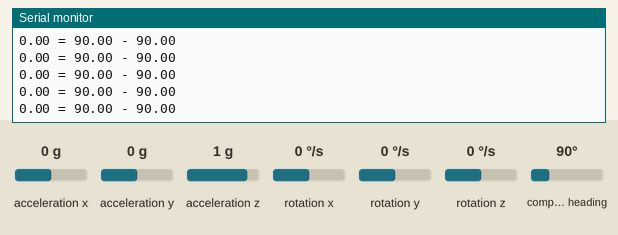
A sketch run on a simulated Arduino Uno, built with avr-gcc and run on an emulated ATmega328P. On the bench: the last lines printed to the serial monitor. The inputs (shaded band) are chosen by the test bench; at power-on: compass heading 90°, acceleration x 0 g, acceleration y 0 g, acceleration z 1 g, rotation x 0 °/s, rotation y 0 °/s, rotation z 0 °/s.

Above: at 1.2 s.
1.3 s: compass heading set to 7°
At 1.34 s:
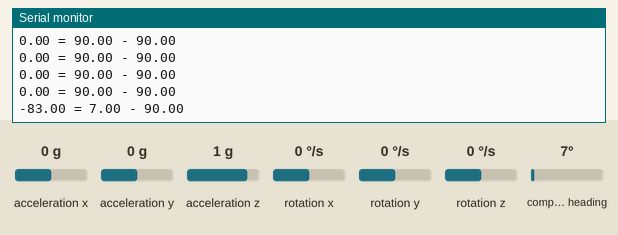
2.8 s: compass heading set to 180°
At 2.88 s:
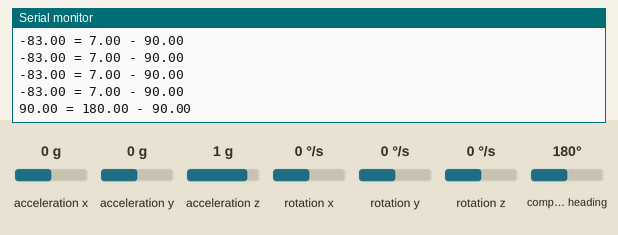
4.3 s: compass heading set to 90°
At 4.32 s:
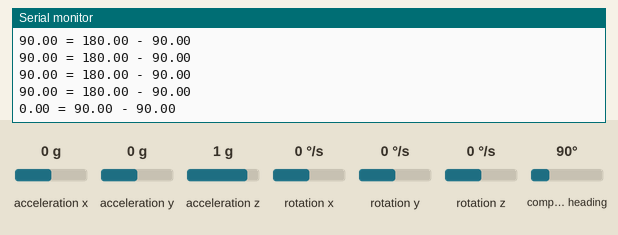
Timing chart, 0 to 7.3 s (numbered marks = the images above; inputs shaded):
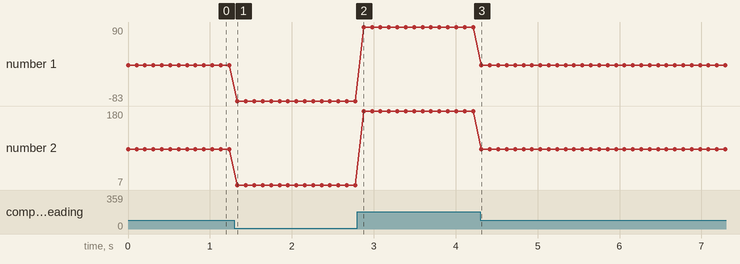

Measured:
- after the input at 1.3 s, the serial monitor: prints a new line at once (image 1)
- after the input at 2.8 s, the serial monitor: prints a new line after 0.08 s (image 2)
- after the input at 4.3 s, the serial monitor: prints a new line at once (image 3)
- plotted number 1: 0 → -83 after the input at 1.3 s, 90 → 0 after the input at 4.3 s
- plotted number 2: 90 → 7 after the input at 1.3 s, 7 → 180 after the input at 2.8 s

The sketch:

20240520_IMUProgram_1.ino
```cpp
#include <Wire.h>
#include <LSM303.h>

LSM303 compass;

void setup() {
  Serial.begin(9600);
  Wire.begin();
  compass.init();
  compass.enableDefault();

  compass.m_min = (LSM303::vector<int16_t>){-32767, -32767, -32767};
  compass.m_max = (LSM303::vector<int16_t>){+32767, +32767, +32767};
}

void loop() {
  compass.read();

  float heading = compass.heading();
  float target = 90.0;
  float error = 0.0;
  error = heading - target;
  Serial.print(error);  Serial.print(" = "); Serial.print(heading); Serial.print(" - "); Serial.println(target);
  delay(100);
}
```
